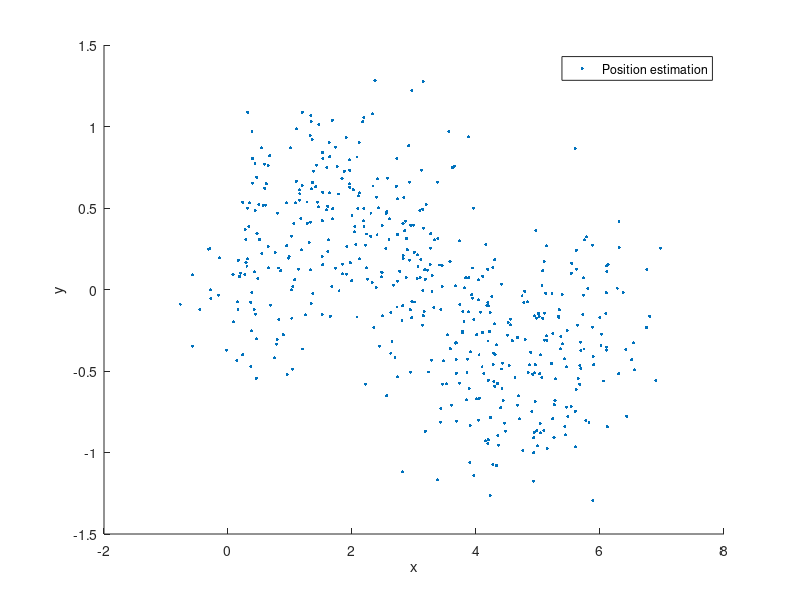

MATLAB code to generate this figure: (Note: this script raises an error after producing the figure.)
clear; clc; close all;
% MATLAB code to integrate provided data for tracking maneuvering targets

% Define the scenario
t = linspace(0, 2*pi, 500);  % Time vector
dt = t(2) - t(1);  % Time step

% Position (S-shaped trajectory)
x = t;  % Linear progression for x (S-shape)
y = 0.5 * sin(t);  % Reduced amplitude for y (flatter S-shape)

% Velocity (derivative of position)
dxdt = ones(size(t));  % Constant velocity for x
dydt = 0.5 * cos(t);  % Derivative of 0.5*sin(t) for velocity in y

% Acceleration (second derivative of position)
d2xdt2 = zeros(size(t));  % Zero acceleration in x (constant velocity)
d2ydt2 = -0.5 * sin(t);  % Second derivative of 0.5*sin(t) for acceleration in y

% Angular speed (scalar)
omega = (dxdt .* d2ydt2 - dydt .* d2xdt2) ./ (dxdt.^2 + dydt.^2);

% Speed (scalar)
speed = sqrt(dxdt.^2 + dydt.^2);

% Measurement error
gps_sig = 0.2;  % Base noise level
additional_noise_factor = 0.3; % Additional noise factor

% Add random noise with varying levels
x_gps = x + gps_sig * randn(size(x)) + additional_noise_factor * randn(size(x));
y_gps = y + gps_sig * randn(size(y)) + additional_noise_factor * randn(size(y));
omega_sens = omega + (gps_sig + additional_noise_factor) * randn(size(omega));
speed_sens = speed + (gps_sig + additional_noise_factor) * randn(size(speed));

% Plotting the position
figure;
scatter(x_gps, y_gps, 5, 'red', 'filled', 'DisplayName', 'Position estimation');
xlabel('x');
ylabel('y');
legend;
hold on;

% Integrate generated data into tracking filters

% Define measurements to be the position with noise
measPos = [x_gps; y_gps; zeros(size(x_gps))];

% Define the initial state and covariance
positionSelector = [1 0 0 0 0 0; 0 0 1 0 0 0; 0 0 0 0 1 0]; % Position from state
initialState = positionSelector' * measPos(:,1);
initialCovariance = diag([1, 1e4, 1, 1e4, 1, 1e4]); % Velocity is not measured

% Moving average for velocity calculation (to estimate velocity fluctuation)
windowSize = 5; % A small window size to compute the moving average velocity
smooth_dxdt = smooth(dxdt, windowSize);
smooth_dydt = smooth(dydt, windowSize);

% Calculate the mobility in horizontal (x) and vertical (y) directions
horizontal_mobility = std(smooth_dxdt);  % Horizontal mobility (based on x velocity)
vertical_mobility = std(smooth_dydt);  % Vertical mobility (based on y velocity)

% Dynamically adjust ProcessNoise based on calculated mobility
% Here we multiply the mobility by a scaling factor to control the process noise
horizontal_process_noise = horizontal_mobility * 100;  % Larger value for horizontal mobility
vertical_process_noise = vertical_mobility * 1;  % Smaller value for vertical mobility

% % Print the calculated mobility values for verification
% disp(['Horizontal mobility (standard deviation of dx/dt): ', num2str(horizontal_mobility)]);
% disp(['Vertical mobility (standard deviation of dy/dt): ', num2str(vertical_mobility)]);

% Create a constant-velocity trackingEKF
cvekf = trackingEKF(@constvel, @cvmeas, initialState, ...
    'StateTransitionJacobianFcn', @constveljac, ...
    'MeasurementJacobianFcn', @cvmeasjac, ...
    'StateCovariance', initialCovariance, ...
    'HasAdditiveProcessNoise', false, ...
    'ProcessNoise', diag([vertical_process_noise, horizontal_process_noise, 0.05])); % Use calculated mobility for process noise

% Track using the constant-velocity filter
numSteps = numel(t);
dist = zeros(1, numSteps);
estPos = zeros(3, numSteps);
for i = 2:numSteps
    predict(cvekf, dt);
    dist(i) = distance(cvekf, measPos(:,i)); % Distance from true position
    estPos(:,i) = positionSelector * correct(cvekf, measPos(:,i));
end
hold on;
plot(estPos(1,:), estPos(2,:), '.g', 'DisplayName', 'CV Low PN');
title('True and Estimated Positions with CV Filter');
axis equal;
legend;

% Increase the process noise for the constant-velocity filter
cvekf2 = trackingEKF(@constvel, @cvmeas, initialState, ...
    'StateTransitionJacobianFcn', @constveljac, ...
    'MeasurementJacobianFcn', @cvmeasjac, ...
    'StateCovariance', initialCovariance, ...
    'HasAdditiveProcessNoise', false, ...
    'ProcessNoise', diag([1, 100, 0.05])); % Large uncertainty in the horizontal acceleration

dist = zeros(1, numSteps);
estPos = zeros(3, numSteps);
for i = 2:numSteps
    predict(cvekf2, dt);
    dist(i) = distance(cvekf2, measPos(:,i)); % Distance from true position
    estPos(:,i) = positionSelector * correct(cvekf2, measPos(:,i));
end
hold on;
plot(estPos(1,:), estPos(2,:), '.c', 'DisplayName', 'CV High PN');
title('True and Estimated Positions with Increased Process Noise');
axis equal;
legend;

% Use an interacting multiple-model (IMM) filter
imm = trackingIMM('TransitionProbabilities', 0.19); % Default IMM with three models
initialize(imm, initialState, initialCovariance);

% Track using the IMM filter
dist = zeros(1, numSteps);
estPos = zeros(3, numSteps);
modelProbs = zeros(3, numSteps);
modelProbs(:,1) = imm.ModelProbabilities;
for i = 2:numSteps
    predict(imm, dt);
    dist(i) = distance(imm, measPos(:,i)); % Distance from true position
    estPos(:,i) = positionSelector * correct(imm, measPos(:,i));
    modelProbs(:,i) = imm.ModelProbabilities;
end

windowSize = 100; % Size of the moving average window
smoothedEstPos = zeros(size(estPos));
for dim = 1:3
    smoothedEstPos(dim, :) = movmean(estPos(dim, :), windowSize);
end

% Plot the results
hold on;
title('True and Estimated Positions with IMM Filter');
plot(smoothedEstPos(1,:), smoothedEstPos(2,:), '.b', 'DisplayName', 'IMM');
axis equal;
legend;


% % Plot normalized distance
% figure;
% plot((1:numSteps)*dt, dist, 'g', 'DisplayName', 'CV Low PN');
% title('Normalized Distance from Estimated Position to True Position');
% xlabel('Time (s)');
% ylabel('Normalized Distance');
% legend;
% 
% % Plot normalized distance for other filters as well
% hold on;
% plot((1:numSteps)*dt, dist, 'c', 'DisplayName', 'CV High PN');
% title('Normalized Distance from Estimated Position to True Position');
% xlabel('Time (s)');
% ylabel('Normalized Distance');
% legend;
% 
% hold on;
% plot((1:numSteps)*dt, dist, 'm', 'DisplayName', 'IMM');
% title('Normalized Distance from Estimated Position to True Position');
% xlabel('Time (s)');
% ylabel('Normalized Distance');
% legend;
% 
% % Plot model probabilities
% figure;
% plot((1:numSteps)*dt, modelProbs);
% title('Model Probabilities vs. Time');
% xlabel('Time (s)');
% ylabel('Model Probabilities');
% legend('IMM-CV', 'IMM-CA', 'IMM-CT');
